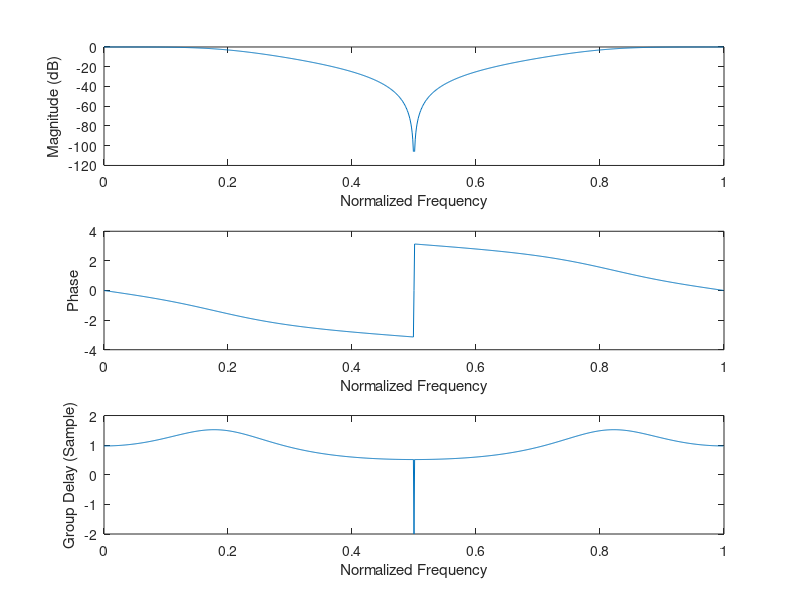

This chart was generated by the following MATLAB code:
b = [0.206572, 0.413144, 0.206572];
a = [1 , -0.369527, 0.195816];
N = 1024;
h = freqz(b,a,N,"whole");
mag = 20 * log10( abs(h)./max(abs(h)));

subplot(3,1,1)
plot((0:N-1)/N, mag)
xlabel('Normalized Frequency')
ylabel('Magnitude (dB)')

subplot(3,1,2)
phase = unwrap(angle(h));
plot((0:N-1)/N, phase)
xlabel('Normalized Frequency')
ylabel('Phase')

subplot(3,1,3)
g = grpdelay(b, a, N, 'whole');  
plot((0:N-1)/N, g)
xlabel('Normalized Frequency')
ylabel('Group Delay (Sample)')